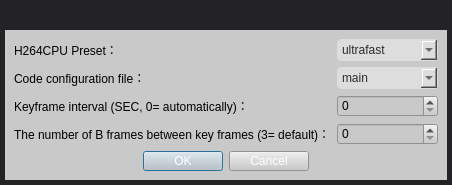
<?xml version="1.0" encoding="UTF-8"?>
<ui version="4.0">
 <class>SeniorCodeSetUI</class>
 <widget class="QDialog" name="SeniorCodeSetUI">
  <property name="geometry">
   <rect>
    <x>0</x>
    <y>0</y>
    <width>452</width>
    <height>177</height>
   </rect>
  </property>
  <property name="windowTitle">
   <string>ButelLive</string>
  </property>
  <property name="styleSheet">
   <string notr="true">background-color: rgb(35, 35, 37);</string>
  </property>
  <layout class="QGridLayout" name="gridLayout_2">
   <property name="leftMargin">
    <number>5</number>
   </property>
   <property name="topMargin">
    <number>0</number>
   </property>
   <property name="rightMargin">
    <number>5</number>
   </property>
   <property name="bottomMargin">
    <number>5</number>
   </property>
   <property name="verticalSpacing">
    <number>0</number>
   </property>
   <item row="0" column="0">
    <widget class="TitleBar" name="m_pTitleLbl" native="true">
     <property name="sizePolicy">
      <sizepolicy hsizetype="Preferred" vsizetype="Maximum">
       <horstretch>0</horstretch>
       <verstretch>0</verstretch>
      </sizepolicy>
     </property>
     <property name="minimumSize">
      <size>
       <width>0</width>
       <height>30</height>
      </size>
     </property>
     <property name="maximumSize">
      <size>
       <width>16777215</width>
       <height>30</height>
      </size>
     </property>
    </widget>
   </item>
   <item row="1" column="0">
    <widget class="QWidget" name="widget" native="true">
     <property name="styleSheet">
      <string notr="true">background-color: rgb(201, 201, 201);</string>
     </property>
     <layout class="QGridLayout" name="gridLayout_3">
      <item row="0" column="0">
       <layout class="QGridLayout" name="gridLayout">
        <item row="0" column="0">
         <widget class="QLabel" name="label_40">
          <property name="text">
           <string>H264CPU Preset：</string>
          </property>
          <property name="alignment">
           <set>Qt::AlignLeading|Qt::AlignLeft|Qt::AlignVCenter</set>
          </property>
         </widget>
        </item>
        <item row="0" column="1">
         <widget class="QComboBox" name="m_pCombCPUPreset">
          <property name="styleSheet">
           <string notr="true">QComboBox::drop-down{
	border-image: url(:images/arrow_down.png);
    width:10px;
    height:10px;
    subcontrol-origin: padding;
    subcontrol-position: center right;
    margin: 14 8px;
}
QComboBox{
    height:20px;
    border: 1px solid #dddddd;
    background-color: rgb(221,221,221);
    color: #2a2a2a;
	border-radius: 4px;
}</string>
          </property>
          <item>
           <property name="text">
            <string>ultrafast</string>
           </property>
          </item>
          <item>
           <property name="text">
            <string>superfast</string>
           </property>
          </item>
          <item>
           <property name="text">
            <string>veryfast</string>
           </property>
          </item>
          <item>
           <property name="text">
            <string>faster</string>
           </property>
          </item>
          <item>
           <property name="text">
            <string>fast</string>
           </property>
          </item>
          <item>
           <property name="text">
            <string>medium</string>
           </property>
          </item>
          <item>
           <property name="text">
            <string>slow</string>
           </property>
          </item>
          <item>
           <property name="text">
            <string>slower</string>
           </property>
          </item>
         </widget>
        </item>
        <item row="1" column="0">
         <widget class="QLabel" name="label_41">
          <property name="text">
           <string>Code configuration file：</string>
          </property>
          <property name="alignment">
           <set>Qt::AlignLeading|Qt::AlignLeft|Qt::AlignVCenter</set>
          </property>
         </widget>
        </item>
        <item row="1" column="1">
         <widget class="QComboBox" name="m_pCombCodeCfgFile">
          <property name="styleSheet">
           <string notr="true">QComboBox::drop-down{
	border-image: url(:images/arrow_down.png);
    width:10px;
    height:10px;
    subcontrol-origin: padding;
    subcontrol-position: center right;
    margin: 14 8px;
}
QComboBox{
    height:20px;
    border: 1px solid #dddddd;
    background-color: rgb(221,221,221);
    color: #2a2a2a;
	border-radius: 4px;
}</string>
          </property>
          <item>
           <property name="text">
            <string>main</string>
           </property>
          </item>
          <item>
           <property name="text">
            <string>high</string>
           </property>
          </item>
         </widget>
        </item>
        <item row="2" column="0">
         <widget class="QLabel" name="label_42">
          <property name="text">
           <string>Keyframe interval (SEC, 0= automatically)：</string>
          </property>
          <property name="alignment">
           <set>Qt::AlignLeading|Qt::AlignLeft|Qt::AlignVCenter</set>
          </property>
         </widget>
        </item>
        <item row="2" column="1">
         <widget class="QSpinBox" name="m_pSBoxKeyFrameInterval"/>
        </item>
        <item row="3" column="0">
         <widget class="QLabel" name="label_43">
          <property name="text">
           <string>The number of B frames between key frames (3= default)：</string>
          </property>
          <property name="alignment">
           <set>Qt::AlignLeading|Qt::AlignLeft|Qt::AlignVCenter</set>
          </property>
         </widget>
        </item>
        <item row="3" column="1">
         <widget class="QSpinBox" name="m_pSBoxBFrameNum"/>
        </item>
       </layout>
      </item>
      <item row="1" column="0">
       <layout class="QHBoxLayout" name="horizontalLayout">
        <item>
         <spacer name="horizontalSpacer">
          <property name="orientation">
           <enum>Qt::Horizontal</enum>
          </property>
          <property name="sizeHint" stdset="0">
           <size>
            <width>40</width>
            <height>20</height>
           </size>
          </property>
         </spacer>
        </item>
        <item>
         <widget class="QPushButton" name="m_pBtnOk">
          <property name="minimumSize">
           <size>
            <width>75</width>
            <height>20</height>
           </size>
          </property>
          <property name="styleSheet">
           <string notr="true">color: rgb(255, 255, 255);
border-image: url(:/images/btn_back.png);</string>
          </property>
          <property name="text">
           <string>OK</string>
          </property>
         </widget>
        </item>
        <item>
         <widget class="QPushButton" name="m_pBtnCancel">
          <property name="minimumSize">
           <size>
            <width>75</width>
            <height>20</height>
           </size>
          </property>
          <property name="styleSheet">
           <string notr="true">color: rgb(255, 255, 255);
border-image: url(:/images/btn_back.png);</string>
          </property>
          <property name="text">
           <string>Cancel</string>
          </property>
         </widget>
        </item>
        <item>
         <spacer name="horizontalSpacer_2">
          <property name="orientation">
           <enum>Qt::Horizontal</enum>
          </property>
          <property name="sizeHint" stdset="0">
           <size>
            <width>40</width>
            <height>20</height>
           </size>
          </property>
         </spacer>
        </item>
       </layout>
      </item>
     </layout>
    </widget>
   </item>
  </layout>
 </widget>
 <customwidgets>
  <customwidget>
   <class>TitleBar</class>
   <extends>QWidget</extends>
   <header location="global">titlebar.h</header>
   <container>1</container>
  </customwidget>
 </customwidgets>
 <resources/>
 <connections/>
</ui>
